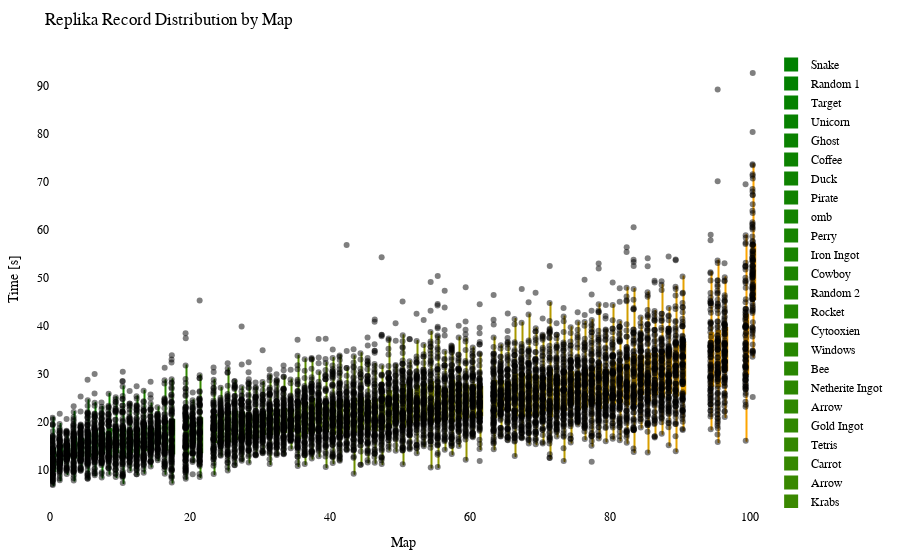

Notebook code cell kept with this figure:
### Code cell
import plotly.graph_objects as go
import plotly.io as pio
from matplotlib.colors import LinearSegmentedColormap, to_hex

df = getRecordsDataframe(minigame="Replika")

# sort df columns by mean value 
df = df.reindex(df.mean().sort_values().index, axis=1)

# drop sum column
df = df.drop(columns=["Sum"])

# replace 25 with NaN
df = df.replace(25, np.nan)

# remove "ms " from column names
df.columns = df.columns.str.replace('ms ', '')

# Exclude the first column (assuming it's the column you don't want to include)
df_to_html = df.iloc[:, 1:]

# Calculate the offset for centering the data points
num_columns = len(df_to_html.columns)
offset = 0.5

# Create a green to orange gradient
cmap = LinearSegmentedColormap.from_list("green_orange", ["green", "orange"])
colors = [to_hex(cmap(i / (num_columns - 1))) for i in range(num_columns)]

# Create a Swarm plot using Plotly
fig = go.Figure()

for i, (column, color) in enumerate(zip(df_to_html.columns, colors)):
    x_values = [i + offset] * len(df_to_html[column])  # Adjust x-values with offset for horizontal centering
    fig.add_trace(go.Box(x=x_values,
                         y=df_to_html[column],
                         name=column,
                         boxpoints='all',
                         pointpos=-0.5,  # Adjust point position to prevent overlapping
                         marker=dict(color='rgba(0,0,0,0.5)', size=6),  # Adjust marker color and size
                         line=dict(color=color),
                         fillcolor=color,
                         hovertext=df_to_html.index,
                         hoverinfo='name+text+y',
                         showlegend=True))

fig.update_layout(title="Replika Record Distribution by Map",
                  xaxis=dict(title="Map"),
                  yaxis=dict(title="Time [s]"),
                  showlegend=True,
                  font=dict(family="Arial", size=12, color="black"),  # Customize font
                  plot_bgcolor="white",  # Set background color
                  margin=dict(l=50, r=50, t=50, b=50),  # Adjust margins for better layout
                  )

# Show the figure
fig.show()

# Export the plot to an HTML file
pio.write_html(fig, "out/repl_swarm_plot.html")

### Figure 1 — Plotly figure (JSON) as saved in the notebook; plotly's stock layout.template omitted (floating-point values rounded to 4 significant figures; data arrays with more than 128 entries replaced by an {"elided": "..."} marker saying what was removed)
{"data": [{"boxpoints": "all", "fillcolor": "#008000", "hoverinfo": "name+text+y", "hovertext": {"elided": "146 str values"}, "line": {"color": "#008000"}, "marker": {"color": "rgba(0,0,0,0.5)", "size": 6}, "name": "Snake", "pointpos": -0.5, "showlegend": true, "type": "box", "x": {"elided": "146 float values"}, "y": {"elided": "146 float values"}}, {"boxpoints": "all", "fillcolor": "#028000", "hoverinfo": "name+text+y", "hovertext": {"elided": "146 str values"}, "line": {"color": "#028000"}, "marker": {"color": "rgba(0,0,0,0.5)", "size": 6}, "name": "Random 1", "pointpos": -0.5, "showlegend": true, "type": "box", "x": {"elided": "146 float values"}, "y": {"elided": "146 float values"}}, {"boxpoints": "all", "fillcolor": "#058100", "hoverinfo": "name+text+y", "hovertext": {"elided": "146 str values"}, "line": {"color": "#058100"}, "marker": {"color": "rgba(0,0,0,0.5)", "size": 6}, "name": "Target", "pointpos": -0.5, "showlegend": true, "type": "box", "x": {"elided": "146 float values"}, "y": {"elided": "146 float values"}}, {"boxpoints": "all", "fillcolor": "#078100", "hoverinfo": "name+text+y", "hovertext": {"elided": "146 str values"}, "line": {"color": "#078100"}, "marker": {"color": "rgba(0,0,0,0.5)", "size": 6}, "name": "Unicorn", "pointpos": -0.5, "showlegend": true, "type": "box", "x": {"elided": "146 float values"}, "y": {"elided": "146 float values"}}, {"boxpoints": "all", "fillcolor": "#0a8100", "hoverinfo": "name+text+y", "hovertext": {"elided": "146 str values"}, "line": {"color": "#0a8100"}, "marker": {"color": "rgba(0,0,0,0.5)", "size": 6}, "name": "Ghost", "pointpos": -0.5, "showlegend": true, "type": "box", "x": {"elided": "146 float values"}, "y": {"elided": "146 float values"}}, {"boxpoints": "all", "fillcolor": "#0c8200", "hoverinfo": "name+text+y", "hovertext": {"elided": "146 str values"}, "line": {"color": "#0c8200"}, "marker": {"color": "rgba(0,0,0,0.5)", "size": 6}, "name": "Coffee", "pointpos": -0.5, "showlegend": true, "type": "box", "x": {"elided": "146 float values"}, "y": {"elided": "146 float values"}}, {"boxpoints": "all", "fillcolor": "#0f8200", "hoverinfo": "name+text+y", "hovertext": {"elided": "146 str values"}, "line": {"color": "#0f8200"}, "marker": {"color": "rgba(0,0,0,0.5)", "size": 6}, "name": "Duck", "pointpos": -0.5, "showlegend": true, "type": "box", "x": {"elided": "146 float values"}, "y": {"elided": "146 float values"}}, {"boxpoints": "all", "fillcolor": "#118200", "hoverinfo": "name+text+y", "hovertext": {"elided": "146 str values"}, "line": {"color": "#118200"}, "marker": {"color": "rgba(0,0,0,0.5)", "size": 6}, "name": "Pirate", "pointpos": -0.5, "showlegend": true, "type": "box", "x": {"elided": "146 float values"}, "y": {"elided": "146 float values"}}, {"boxpoints": "all", "fillcolor": "#148300", "hoverinfo": "name+text+y", "hovertext": {"elided": "146 str values"}, "line": {"color": "#148300"}, "marker": {"color": "rgba(0,0,0,0.5)", "size": 6}, "name": "omb", "pointpos": -0.5, "showlegend": true, "type": "box", "x": {"elided": "146 float values"}, "y": {"elided": "146 float values"}}, {"boxpoints": "all", "fillcolor": "#178300", "hoverinfo": "name+text+y", "hovertext": {"elided": "146 str values"}, "line": {"color": "#178300"}, "marker": {"color": "rgba(0,0,0,0.5)", "size": 6}, "name": "Perry", "pointpos": -0.5, "showlegend": true, "type": "box", "x": {"elided": "146 float values"}, "y": {"elided": "146 float values"}}, {"boxpoints": "all", "fillcolor": "#198400", "hoverinfo": "name+text+y", "hovertext": {"elided": "146 str values"}, "line": {"color": "#198400"}, "marker": {"color": "rgba(0,0,0,0.5)", "size": 6}, "name": "Iron Ingot", "pointpos": -0.5, "showlegend": true, "type": "box", "x": {"elided": "146 float values"}, "y": {"elided": "146 float values"}}, {"boxpoints": "all", "fillcolor": "#1c8400", "hoverinfo": "name+text+y", "hovertext": {"elided": "146 str values"}, "line": {"color": "#1c8400"}, "marker": {"color": "rgba(0,0,0,0.5)", "size": 6}, "name": "Cowboy", "pointpos": -0.5, "showlegend": true, "type": "box", "x": {"elided": "146 float values"}, "y": {"elided": "146 float values"}}, {"boxpoints": "all", "fillcolor": "#1e8400", "hoverinfo": "name+text+y", "hovertext": {"elided": "146 str values"}, "line": {"color": "#1e8400"}, "marker": {"color": "rgba(0,0,0,0.5)", "size": 6}, "name": "Random 2", "pointpos": -0.5, "showlegend": true, "type": "box", "x": {"elided": "146 float values"}, "y": {"elided": "146 float values"}}, {"boxpoints": "all", "fillcolor": "#218500", "hoverinfo": "name+text+y", "hovertext": {"elided": "146 str values"}, "line": {"color": "#218500"}, "marker": {"color": "rgba(0,0,0,0.5)", "size": 6}, "name": "Rocket", "pointpos": -0.5, "showlegend": true, "type": "box", "x": {"elided": "146 float values"}, "y": {"elided": "146 float values"}}, {"boxpoints": "all", "fillcolor": "#238500", "hoverinfo": "name+text+y", "hovertext": {"elided": "146 str values"}, "line": {"color": "#238500"}, "marker": {"color": "rgba(0,0,0,0.5)", "size": 6}, "name": "Cytooxien", "pointpos": -0.5, "showlegend": true, "type": "box", "x": {"elided": "146 float values"}, "y": {"elided": "146 float values"}}, {"boxpoints": "all", "fillcolor": "#268600", "hoverinfo": "name+text+y", "hovertext": {"elided": "146 str values"}, "line": {"color": "#268600"}, "marker": {"color": "rgba(0,0,0,0.5)", "size": 6}, "name": "Windows", "pointpos": -0.5, "showlegend": true, "type": "box", "x": {"elided": "146 float values"}, "y": {"elided": "146 float values"}}, {"boxpoints": "all", "fillcolor": "#288600", "hoverinfo": "name+text+y", "hovertext": {"elided": "146 str values"}, "line": {"color": "#288600"}, "marker": {"color": "rgba(0,0,0,0.5)", "size": 6}, "name": "Bee", "pointpos": -0.5, "showlegend": true, "type": "box", "x": {"elided": "146 float values"}, "y": {"elided": "146 float values"}}, {"boxpoints": "all", "fillcolor": "#2b8600", "hoverinfo": "name+text+y", "hovertext": {"elided": "146 str values"}, "line": {"color": "#2b8600"}, "marker": {"color": "rgba(0,0,0,0.5)", "size": 6}, "name": "Netherite Ingot", "pointpos": -0.5, "showlegend": true, "type": "box", "x": {"elided": "146 float values"}, "y": {"elided": "146 float values"}}, {"boxpoints": "all", "fillcolor": "#2e8700", "hoverinfo": "name+text+y", "hovertext": {"elided": "146 str values"}, "line": {"color": "#2e8700"}, "marker": {"color": "rgba(0,0,0,0.5)", "size": 6}, "name": "Arrow", "pointpos": -0.5, "showlegend": true, "type": "box", "x": {"elided": "146 float values"}, "y": {"elided": "146x2 float values"}}, {"boxpoints": "all", "fillcolor": "#308700", "hoverinfo": "name+text+y", "hovertext": {"elided": "146 str values"}, "line": {"color": "#308700"}, "marker": {"color": "rgba(0,0,0,0.5)", "size": 6}, "name": "Gold Ingot", "pointpos": -0.5, "showlegend": true, "type": "box", "x": {"elided": "146 float values"}, "y": {"elided": "146 float values"}}, {"boxpoints": "all", "fillcolor": "#338700", "hoverinfo": "name+text+y", "hovertext": {"elided": "146 str values"}, "line": {"color": "#338700"}, "marker": {"color": "rgba(0,0,0,0.5)", "size": 6}, "name": "Tetris", "pointpos": -0.5, "showlegend": true, "type": "box", "x": {"elided": "146 float values"}, "y": {"elided": "146 float values"}}, {"boxpoints": "all", "fillcolor": "#358800", "hoverinfo": "name+text+y", "hovertext": {"elided": "146 str values"}, "line": {"color": "#358800"}, "marker": {"color": "rgba(0,0,0,0.5)", "size": 6}, "name": "Carrot", "pointpos": -0.5, "showlegend": true, "type": "box", "x": {"elided": "146 float values"}, "y": {"elided": "146 float values"}}, {"boxpoints": "all", "fillcolor": "#388800", "hoverinfo": "name+text+y", "hovertext": {"elided": "146 str values"}, "line": {"color": "#388800"}, "marker": {"color": "rgba(0,0,0,0.5)", "size": 6}, "name": "Arrow", "pointpos": -0.5, "showlegend": true, "type": "box", "x": {"elided": "146 float values"}, "y": {"elided": "146x2 float values"}}, {"boxpoints": "all", "fillcolor": "#3a8800", "hoverinfo": "name+text+y", "hovertext": {"elided": "146 str values"}, "line": {"color": "#3a8800"}, "marker": {"color": "rgba(0,0,0,0.5)", "size": 6}, "name": "Krabs", "pointpos": -0.5, "showlegend": true, "type": "box", "x": {"elided": "146 float values"}, "y": {"elided": "146 float values"}}, {"boxpoints": "all", "fillcolor": "#3d8900", "hoverinfo": "name+text+y", "hovertext": {"elided": "146 str values"}, "line": {"color": "#3d8900"}, "marker": {"color": "rgba(0,0,0,0.5)", "size": 6}, "name": "Cookie", "pointpos": -0.5, "showlegend": true, "type": "box", "x": {"elided": "146 float values"}, "y": {"elided": "146 float values"}}, {"boxpoints": "all", "fillcolor": "#408900", "hoverinfo": "name+text+y", "hovertext": {"elided": "146 str values"}, "line": {"color": "#408900"}, "marker": {"color": "rgba(0,0,0,0.5)", "size": 6}, "name": "Poppy", "pointpos": -0.5, "showlegend": true, "type": "box", "x": {"elided": "146 float values"}, "y": {"elided": "146 float values"}}, {"boxpoints": "all", "fillcolor": "#428a00", "hoverinfo": "name+text+y", "hovertext": {"elided": "146 str values"}, "line": {"color": "#428a00"}, "marker": {"color": "rgba(0,0,0,0.5)", "size": 6}, "name": "Pacman Ghost", "pointpos": -0.5, "showlegend": true, "type": "box", "x": {"elided": "146 float values"}, "y": {"elided": "146 float values"}}, {"boxpoints": "all", "fillcolor": "#458a00", "hoverinfo": "name+text+y", "hovertext": {"elided": "146 str values"}, "line": {"color": "#458a00"}, "marker": {"color": "rgba(0,0,0,0.5)", "size": 6}, "name": "Koopa", "pointpos": -0.5, "showlegend": true, "type": "box", "x": {"elided": "146 float values"}, "y": {"elided": "146 float values"}}, {"boxpoints": "all", "fillcolor": "#478a00", "hoverinfo": "name+text+y", "hovertext": {"elided": "146 str values"}, "line": {"color": "#478a00"}, "marker": {"color": "rgba(0,0,0,0.5)", "size": 6}, "name": "Water Temple", "pointpos": -0.5, "showlegend": true, "type": "box", "x": {"elided": "146 float values"}, "y": {"elided": "146 float values"}}, {"boxpoints": "all", "fillcolor": "#4a8b00", "hoverinfo": "name+text+y", "hovertext": {"elided": "146 str values"}, "line": {"color": "#4a8b00"}, "marker": {"color": "rgba(0,0,0,0.5)", "size": 6}, "name": "Twitch", "pointpos": -0.5, "showlegend": true, "type": "box", "x": {"elided": "146 float values"}, "y": {"elided": "146 float values"}}, {"boxpoints": "all", "fillcolor": "#4c8b00", "hoverinfo": "name+text+y", "hovertext": {"elided": "146 str values"}, "line": {"color": "#4c8b00"}, "marker": {"color": "rgba(0,0,0,0.5)", "size": 6}, "name": "Controller", "pointpos": -0.5, "showlegend": true, "type": "box", "x": {"elided": "146 float values"}, "y": {"elided": "146 float values"}}, {"boxpoints": "all", "fillcolor": "#4f8b00", "hoverinfo": "name+text+y", "hovertext": {"elided": "146 str values"}, "line": {"color": "#4f8b00"}, "marker": {"color": "rgba(0,0,0,0.5)", "size": 6}, "name": "Mario", "pointpos": -0.5, "showlegend": true, "type": "box", "x": {"elided": "146 float values"}, "y": {"elided": "146 float values"}}, {"boxpoints": "all", "fillcolor": "#518c00", "hoverinfo": "name+text+y", "hovertext": {"elided": "146 str values"}, "line": {"color": "#518c00"}, "marker": {"color": "rgba(0,0,0,0.5)", "size": 6}, "name": "Poke Ball", "pointpos": -0.5, "showlegend": true, "type": "box", "x": {"elided": "146 float values"}, "y": {"elided": "146 float values"}}, {"boxpoints": "all", "fillcolor": "#548c00", "hoverinfo": "name+text+y", "hovertext": {"elided": "146 str values"}, "line": {"color": "#548c00"}, "marker": {"color": "rgba(0,0,0,0.5)", "size": 6}, "name": "Diskette", "pointpos": -0.5, "showlegend": true, "type": "box", "x": {"elided": "146 float values"}, "y": {"elided": "146 float values"}}, {"boxpoints": "all", "fillcolor": "#578d00", "hoverinfo": "name+text+y", "hovertext": {"elided": "146 str values"}, "line": {"color": "#578d00"}, "marker": {"color": "rgba(0,0,0,0.5)", "size": 6}, "name": "Camera", "pointpos": -0.5, "showlegend": true, "type": "box", "x": {"elided": "146 float values"}, "y": {"elided": "146 float values"}}, {"boxpoints": "all", "fillcolor": "#598d00", "hoverinfo": "name+text+y", "hovertext": {"elided": "146 str values"}, "line": {"color": "#598d00"}, "marker": {"color": "rgba(0,0,0,0.5)", "size": 6}, "name": "House", "pointpos": -0.5, "showlegend": true, "type": "box", "x": {"elided": "146 float values"}, "y": {"elided": "146 float values"}}, {"boxpoints": "all", "fillcolor": "#5c8d00", "hoverinfo": "name+text+y", "hovertext": {"elided": "146 str values"}, "line": {"color": "#5c8d00"}, "marker": {"color": "rgba(0,0,0,0.5)", "size": 6}, "name": "Caterpie", "pointpos": -0.5, "showlegend": true, "type": "box", "x": {"elided": "146 float values"}, "y": {"elided": "146 float values"}}, {"boxpoints": "all", "fillcolor": "#5e8e00", "hoverinfo": "name+text+y", "hovertext": {"elided": "146 str values"}, "line": {"color": "#5e8e00"}, "marker": {"color": "rgba(0,0,0,0.5)", "size": 6}, "name": "YouTube", "pointpos": -0.5, "showlegend": true, "type": "box", "x": {"elided": "146 float values"}, "y": {"elided": "146 float values"}}, {"boxpoints": "all", "fillcolor": "#618e00", "hoverinfo": "name+text+y", "hovertext": {"elided": "146 str values"}, "line": {"color": "#618e00"}, "marker": {"color": "rgba(0,0,0,0.5)", "size": 6}, "name": "Parrot", "pointpos": -0.5, "showlegend": true, "type": "box", "x": {"elided": "146 float values"}, "y": {"elided": "146 float values"}}, {"boxpoints": "all", "fillcolor": "#638e00", "hoverinfo": "name+text+y", "hovertext": {"elided": "146 str values"}, "line": {"color": "#638e00"}, "marker": {"color": "rgba(0,0,0,0.5)", "size": 6}, "name": "Baby Yoda", "pointpos": -0.5, "showlegend": true, "type": "box", "x": {"elided": "146 float values"}, "y": {"elided": "146 float values"}}, {"boxpoints": "all", "fillcolor": "#668f00", "hoverinfo": "name+text+y", "hovertext": {"elided": "146 str values"}, "line": {"color": "#668f00"}, "marker": {"color": "rgba(0,0,0,0.5)", "size": 6}, "name": "Sonic", "pointpos": -0.5, "showlegend": true, "type": "box", "x": {"elided": "146 float values"}, "y": {"elided": "146 float values"}}, {"boxpoints": "all", "fillcolor": "#688f00", "hoverinfo": "name+text+y", "hovertext": {"elided": "146 str values"}, "line": {"color": "#688f00"}, "marker": {"color": "rgba(0,0,0,0.5)", "size": 6}, "name": "Chicken", "pointpos": -0.5, "showlegend": true, "type": "box", "x": {"elided": "146 float values"}, "y": {"elided": "146 float values"}}, {"boxpoints": "all", "fillcolor": "#6b9000", "hoverinfo": "name+text+y", "hovertext": {"elided": "146 str values"}, "line": {"color": "#6b9000"}, "marker": {"color": "rgba(0,0,0,0.5)", "size": 6}, "name": "Twitter", "pointpos": -0.5, "showlegend": true, "type": "box", "x": {"elided": "146 float values"}, "y": {"elided": "146 float values"}}, {"boxpoints": "all", "fillcolor": "#6e9000", "hoverinfo": "name+text+y", "hovertext": {"elided": "146 str values"}, "line": {"color": "#6e9000"}, "marker": {"color": "rgba(0,0,0,0.5)", "size": 6}, "name": "Excavator", "pointpos": -0.5, "showlegend": true, "type": "box", "x": {"elided": "146 float values"}, "y": {"elided": "146 float values"}}, {"boxpoints": "all", "fillcolor": "#709000", "hoverinfo": "name+text+y", "hovertext": {"elided": "146 str values"}, "line": {"color": "#709000"}, "marker": {"color": "rgba(0,0,0,0.5)", "size": 6}, "name": "Fox", "pointpos": -0.5, "showlegend": true, "type": "box", "x": {"elided": "146 float values"}, "y": {"elided": "146 float values"}}, {"boxpoints": "all", "fillcolor": "#739100", "hoverinfo": "name+text+y", "hovertext": {"elided": "146 str values"}, "line": {"color": "#739100"}, "marker": {"color": "rgba(0,0,0,0.5)", "size": 6}, "name": "of Meat", "pointpos": -0.5, "showlegend": true, "type": "box", "x": {"elided": "146 float values"}, "y": {"elided": "146 float values"}}, {"boxpoints": "all", "fillcolor": "#759100", "hoverinfo": "name+text+y", "hovertext": {"elided": "146 str values"}, "line": {"color": "#759100"}, "marker": {"color": "rgba(0,0,0,0.5)", "size": 6}, "name": "Frog", "pointpos": -0.5, "showlegend": true, "type": "box", "x": {"elided": "146 float values"}, "y": {"elided": "146 float values"}}, {"boxpoints": "all", "fillcolor": "#789100", "hoverinfo": "name+text+y", "hovertext": {"elided": "146 str values"}, "line": {"color": "#789100"}, "marker": {"color": "rgba(0,0,0,0.5)", "size": 6}, "name": "Egg", "pointpos": -0.5, "showlegend": true, "type": "box", "x": {"elided": "146 float values"}, "y": {"elided": "146 float values"}}, {"boxpoints": "all", "fillcolor": "#7a9200", "hoverinfo": "name+text+y", "hovertext": {"elided": "146 str values"}, "line": {"color": "#7a9200"}, "marker": {"color": "rgba(0,0,0,0.5)", "size": 6}, "name": "Tree", "pointpos": -0.5, "showlegend": true, "type": "box", "x": {"elided": "146 float values"}, "y": {"elided": "146 float values"}}, {"boxpoints": "all", "fillcolor": "#7d9200", "hoverinfo": "name+text+y", "hovertext": {"elided": "146 str values"}, "line": {"color": "#7d9200"}, "marker": {"color": "rgba(0,0,0,0.5)", "size": 6}, "name": "Thinking 2", "pointpos": -0.5, "showlegend": true, "type": "box", "x": {"elided": "146 float values"}, "y": {"elided": "146 float values"}}, {"boxpoints": "all", "fillcolor": "#809300", "hoverinfo": "name+text+y", "hovertext": {"elided": "146 str values"}, "line": {"color": "#809300"}, "marker": {"color": "rgba(0,0,0,0.5)", "size": 6}, "name": "The Sea", "pointpos": -0.5, "showlegend": true, "type": "box", "x": {"elided": "146 float values"}, "y": {"elided": "146 float values"}}, {"boxpoints": "all", "fillcolor": "#829300", "hoverinfo": "name+text+y", "hovertext": {"elided": "146 str values"}, "line": {"color": "#829300"}, "marker": {"color": "rgba(0,0,0,0.5)", "size": 6}, "name": "Thinking", "pointpos": -0.5, "showlegend": true, "type": "box", "x": {"elided": "146 float values"}, "y": {"elided": "146 float values"}}, {"boxpoints": "all", "fillcolor": "#859300", "hoverinfo": "name+text+y", "hovertext": {"elided": "146 str values"}, "line": {"color": "#859300"}, "marker": {"color": "rgba(0,0,0,0.5)", "size": 6}, "name": "ppHop 2", "pointpos": -0.5, "showlegend": true, "type": "box", "x": {"elided": "146 float values"}, "y": {"elided": "146 float values"}}, {"boxpoints": "all", "fillcolor": "#879400", "hoverinfo": "name+text+y", "hovertext": {"elided": "146 str values"}, "line": {"color": "#879400"}, "marker": {"color": "rgba(0,0,0,0.5)", "size": 6}, "name": "Heart", "pointpos": -0.5, "showlegend": true, "type": "box", "x": {"elided": "146 float values"}, "y": {"elided": "146 float values"}}, {"boxpoints": "all", "fillcolor": "#8a9400", "hoverinfo": "name+text+y", "hovertext": {"elided": "146 str values"}, "line": {"color": "#8a9400"}, "marker": {"color": "rgba(0,0,0,0.5)", "size": 6}, "name": "Sheep", "pointpos": -0.5, "showlegend": true, "type": "box", "x": {"elided": "146 float values"}, "y": {"elided": "146 float values"}}, {"boxpoints": "all", "fillcolor": "#8c9400", "hoverinfo": "name+text+y", "hovertext": {"elided": "146 str values"}, "line": {"color": "#8c9400"}, "marker": {"color": "rgba(0,0,0,0.5)", "size": 6}, "name": "Pizza", "pointpos": -0.5, "showlegend": true, "type": "box", "x": {"elided": "146 float values"}, "y": {"elided": "146 float values"}}, {"boxpoints": "all", "fillcolor": "#8f9500", "hoverinfo": "name+text+y", "hovertext": {"elided": "146 str values"}, "line": {"color": "#8f9500"}, "marker": {"color": "rgba(0,0,0,0.5)", "size": 6}, "name": "Up", "pointpos": -0.5, "showlegend": true, "type": "box", "x": {"elided": "146 float values"}, "y": {"elided": "146 float values"}}, {"boxpoints": "all", "fillcolor": "#919500", "hoverinfo": "name+text+y", "hovertext": {"elided": "146 str values"}, "line": {"color": "#919500"}, "marker": {"color": "rgba(0,0,0,0.5)", "size": 6}, "name": "French Fries", "pointpos": -0.5, "showlegend": true, "type": "box", "x": {"elided": "146 float values"}, "y": {"elided": "146 float values"}}, {"boxpoints": "all", "fillcolor": "#949500", "hoverinfo": "name+text+y", "hovertext": {"elided": "146 str values"}, "line": {"color": "#949500"}, "marker": {"color": "rgba(0,0,0,0.5)", "size": 6}, "name": "Skeleton", "pointpos": -0.5, "showlegend": true, "type": "box", "x": {"elided": "146 float values"}, "y": {"elided": "146 float values"}}, {"boxpoints": "all", "fillcolor": "#979600", "hoverinfo": "name+text+y", "hovertext": {"elided": "146 str values"}, "line": {"color": "#979600"}, "marker": {"color": "rgba(0,0,0,0.5)", "size": 6}, "name": "Cherry", "pointpos": -0.5, "showlegend": true, "type": "box", "x": {"elided": "146 float values"}, "y": {"elided": "146 float values"}}, {"boxpoints": "all", "fillcolor": "#999600", "hoverinfo": "name+text+y", "hovertext": {"elided": "146 str values"}, "line": {"color": "#999600"}, "marker": {"color": "rgba(0,0,0,0.5)", "size": 6}, "name": "Among Us", "pointpos": -0.5, "showlegend": true, "type": "box", "x": {"elided": "146 float values"}, "y": {"elided": "146 float values"}}, {"boxpoints": "all", "fillcolor": "#9c9700", "hoverinfo": "name+text+y", "hovertext": {"elided": "146 str values"}, "line": {"color": "#9c9700"}, "marker": {"color": "rgba(0,0,0,0.5)", "size": 6}, "name": "Mountain", "pointpos": -0.5, "showlegend": true, "type": "box", "x": {"elided": "146 float values"}, "y": {"elided": "146 float values"}}, {"boxpoints": "all", "fillcolor": "#9e9700", "hoverinfo": "name+text+y", "hovertext": {"elided": "146 str values"}, "line": {"color": "#9e9700"}, "marker": {"color": "rgba(0,0,0,0.5)", "size": 6}, "name": "Cow", "pointpos": -0.5, "showlegend": true, "type": "box", "x": {"elided": "146 float values"}, "y": {"elided": "146x2 float values"}}, {"boxpoints": "all", "fillcolor": "#a19700", "hoverinfo": "name+text+y", "hovertext": {"elided": "146 str values"}, "line": {"color": "#a19700"}, "marker": {"color": "rgba(0,0,0,0.5)", "size": 6}, "name": "Wizard", "pointpos": -0.5, "showlegend": true, "type": "box", "x": {"elided": "146 float values"}, "y": {"elided": "146 float values"}}, {"boxpoints": "all", "fillcolor": "#a39800", "hoverinfo": "name+text+y", "hovertext": {"elided": "146 str values"}, "line": {"color": "#a39800"}, "marker": {"color": "rgba(0,0,0,0.5)", "size": 6}, "name": "Blue Monster", "pointpos": -0.5, "showlegend": true, "type": "box", "x": {"elided": "146 float values"}, "y": {"elided": "146 float values"}}, {"boxpoints": "all", "fillcolor": "#a69800", "hoverinfo": "name+text+y", "hovertext": {"elided": "146 str values"}, "line": {"color": "#a69800"}, "marker": {"color": "rgba(0,0,0,0.5)", "size": 6}, "name": "Hourglass", "pointpos": -0.5, "showlegend": true, "type": "box", "x": {"elided": "146 float values"}, "y": {"elided": "146 float values"}}, {"boxpoints": "all", "fillcolor": "#a89800", "hoverinfo": "name+text+y", "hovertext": {"elided": "146 str values"}, "line": {"color": "#a89800"}, "marker": {"color": "rgba(0,0,0,0.5)", "size": 6}, "name": "Eevee", "pointpos": -0.5, "showlegend": true, "type": "box", "x": {"elided": "146 float values"}, "y": {"elided": "146 float values"}}, {"boxpoints": "all", "fillcolor": "#ab9900", "hoverinfo": "name+text+y", "hovertext": {"elided": "146 str values"}, "line": {"color": "#ab9900"}, "marker": {"color": "rgba(0,0,0,0.5)", "size": 6}, "name": "Galaxian Alien", "pointpos": -0.5, "showlegend": true, "type": "box", "x": {"elided": "146 float values"}, "y": {"elided": "146 float values"}}, {"boxpoints": "all", "fillcolor": "#ae9900", "hoverinfo": "name+text+y", "hovertext": {"elided": "146 str values"}, "line": {"color": "#ae9900"}, "marker": {"color": "rgba(0,0,0,0.5)", "size": 6}, "name": "Zombie", "pointpos": -0.5, "showlegend": true, "type": "box", "x": {"elided": "146 float values"}, "y": {"elided": "146 float values"}}, {"boxpoints": "all", "fillcolor": "#b09a00", "hoverinfo": "name+text+y", "hovertext": {"elided": "146 str values"}, "line": {"color": "#b09a00"}, "marker": {"color": "rgba(0,0,0,0.5)", "size": 6}, "name": "ppHop 1", "pointpos": -0.5, "showlegend": true, "type": "box", "x": {"elided": "146 float values"}, "y": {"elided": "146 float values"}}, {"boxpoints": "all", "fillcolor": "#b39a00", "hoverinfo": "name+text+y", "hovertext": {"elided": "146 str values"}, "line": {"color": "#b39a00"}, "marker": {"color": "rgba(0,0,0,0.5)", "size": 6}, "name": "Spider", "pointpos": -0.5, "showlegend": true, "type": "box", "x": {"elided": "146 float values"}, "y": {"elided": "146 float values"}}, {"boxpoints": "all", "fillcolor": "#b59a00", "hoverinfo": "name+text+y", "hovertext": {"elided": "146 str values"}, "line": {"color": "#b59a00"}, "marker": {"color": "rgba(0,0,0,0.5)", "size": 6}, "name": "Penguin", "pointpos": -0.5, "showlegend": true, "type": "box", "x": {"elided": "146 float values"}, "y": {"elided": "146 float values"}}, {"boxpoints": "all", "fillcolor": "#b89b00", "hoverinfo": "name+text+y", "hovertext": {"elided": "146 str values"}, "line": {"color": "#b89b00"}, "marker": {"color": "rgba(0,0,0,0.5)", "size": 6}, "name": "Turtle", "pointpos": -0.5, "showlegend": true, "type": "box", "x": {"elided": "146 float values"}, "y": {"elided": "146 float values"}}, {"boxpoints": "all", "fillcolor": "#ba9b00", "hoverinfo": "name+text+y", "hovertext": {"elided": "146 str values"}, "line": {"color": "#ba9b00"}, "marker": {"color": "rgba(0,0,0,0.5)", "size": 6}, "name": "Mouse", "pointpos": -0.5, "showlegend": true, "type": "box", "x": {"elided": "146 float values"}, "y": {"elided": "146 float values"}}, {"boxpoints": "all", "fillcolor": "#bd9b00", "hoverinfo": "name+text+y", "hovertext": {"elided": "146 str values"}, "line": {"color": "#bd9b00"}, "marker": {"color": "rgba(0,0,0,0.5)", "size": 6}, "name": "Slime", "pointpos": -0.5, "showlegend": true, "type": "box", "x": {"elided": "146 float values"}, "y": {"elided": "146 float values"}}, {"boxpoints": "all", "fillcolor": "#c09c00", "hoverinfo": "name+text+y", "hovertext": {"elided": "146 str values"}, "line": {"color": "#c09c00"}, "marker": {"color": "rgba(0,0,0,0.5)", "size": 6}, "name": "Instagram", "pointpos": -0.5, "showlegend": true, "type": "box", "x": {"elided": "146 float values"}, "y": {"elided": "146 float values"}}, {"boxpoints": "all", "fillcolor": "#c29c00", "hoverinfo": "name+text+y", "hovertext": {"elided": "146 str values"}, "line": {"color": "#c29c00"}, "marker": {"color": "rgba(0,0,0,0.5)", "size": 6}, "name": "muss los", "pointpos": -0.5, "showlegend": true, "type": "box", "x": {"elided": "146 float values"}, "y": {"elided": "146 float values"}}, {"boxpoints": "all", "fillcolor": "#c59d00", "hoverinfo": "name+text+y", "hovertext": {"elided": "146 str values"}, "line": {"color": "#c59d00"}, "marker": {"color": "rgba(0,0,0,0.5)", "size": 6}, "name": "Skeleton Skull", "pointpos": -0.5, "showlegend": true, "type": "box", "x": {"elided": "146 float values"}, "y": {"elided": "146 float values"}}, {"boxpoints": "all", "fillcolor": "#c79d00", "hoverinfo": "name+text+y", "hovertext": {"elided": "146 str values"}, "line": {"color": "#c79d00"}, "marker": {"color": "rgba(0,0,0,0.5)", "size": 6}, "name": "Blinky", "pointpos": -0.5, "showlegend": true, "type": "box", "x": {"elided": "146 float values"}, "y": {"elided": "146 float values"}}, {"boxpoints": "all", "fillcolor": "#ca9d00", "hoverinfo": "name+text+y", "hovertext": {"elided": "146 str values"}, "line": {"color": "#ca9d00"}, "marker": {"color": "rgba(0,0,0,0.5)", "size": 6}, "name": "Charizard", "pointpos": -0.5, "showlegend": true, "type": "box", "x": {"elided": "146 float values"}, "y": {"elided": "146 float values"}}, {"boxpoints": "all", "fillcolor": "#cc9e00", "hoverinfo": "name+text+y", "hovertext": {"elided": "146 str values"}, "line": {"color": "#cc9e00"}, "marker": {"color": "rgba(0,0,0,0.5)", "size": 6}, "name": "Cake", "pointpos": -0.5, "showlegend": true, "type": "box", "x": {"elided": "146 float values"}, "y": {"elided": "146 float values"}}, {"boxpoints": "all", "fillcolor": "#cf9e00", "hoverinfo": "name+text+y", "hovertext": {"elided": "146 str values"}, "line": {"color": "#cf9e00"}, "marker": {"color": "rgba(0,0,0,0.5)", "size": 6}, "name": "Globe", "pointpos": -0.5, "showlegend": true, "type": "box", "x": {"elided": "146 float values"}, "y": {"elided": "146 float values"}}, {"boxpoints": "all", "fillcolor": "#d19e00", "hoverinfo": "name+text+y", "hovertext": {"elided": "146 str values"}, "line": {"color": "#d19e00"}, "marker": {"color": "rgba(0,0,0,0.5)", "size": 6}, "name": "Princess", "pointpos": -0.5, "showlegend": true, "type": "box", "x": {"elided": "146 float values"}, "y": {"elided": "146 float values"}}, {"boxpoints": "all", "fillcolor": "#d49f00", "hoverinfo": "name+text+y", "hovertext": {"elided": "146 str values"}, "line": {"color": "#d49f00"}, "marker": {"color": "rgba(0,0,0,0.5)", "size": 6}, "name": "Apple", "pointpos": -0.5, "showlegend": true, "type": "box", "x": {"elided": "146 float values"}, "y": {"elided": "146 float values"}}, {"boxpoints": "all", "fillcolor": "#d79f00", "hoverinfo": "name+text+y", "hovertext": {"elided": "146 str values"}, "line": {"color": "#d79f00"}, "marker": {"color": "rgba(0,0,0,0.5)", "size": 6}, "name": "TNT", "pointpos": -0.5, "showlegend": true, "type": "box", "x": {"elided": "146 float values"}, "y": {"elided": "146 float values"}}, {"boxpoints": "all", "fillcolor": "#d99f00", "hoverinfo": "name+text+y", "hovertext": {"elided": "146 str values"}, "line": {"color": "#d99f00"}, "marker": {"color": "rgba(0,0,0,0.5)", "size": 6}, "name": "Kitty", "pointpos": -0.5, "showlegend": true, "type": "box", "x": {"elided": "146 float values"}, "y": {"elided": "146 float values"}}, {"boxpoints": "all", "fillcolor": "#dca000", "hoverinfo": "name+text+y", "hovertext": {"elided": "146 str values"}, "line": {"color": "#dca000"}, "marker": {"color": "rgba(0,0,0,0.5)", "size": 6}, "name": "Smurf", "pointpos": -0.5, "showlegend": true, "type": "box", "x": {"elided": "146 float values"}, "y": {"elided": "146 float values"}}, {"boxpoints": "all", "fillcolor": "#dea000", "hoverinfo": "name+text+y", "hovertext": {"elided": "146 str values"}, "line": {"color": "#dea000"}, "marker": {"color": "rgba(0,0,0,0.5)", "size": 6}, "name": "Mooshroom", "pointpos": -0.5, "showlegend": true, "type": "box", "x": {"elided": "146 float values"}, "y": {"elided": "146 float values"}}, {"boxpoints": "all", "fillcolor": "#e1a100", "hoverinfo": "name+text+y", "hovertext": {"elided": "146 str values"}, "line": {"color": "#e1a100"}, "marker": {"color": "rgba(0,0,0,0.5)", "size": 6}, "name": "Robin Hood", "pointpos": -0.5, "showlegend": true, "type": "box", "x": {"elided": "146 float values"}, "y": {"elided": "146 float values"}}, {"boxpoints": "all", "fillcolor": "#e3a100", "hoverinfo": "name+text+y", "hovertext": {"elided": "146 str values"}, "line": {"color": "#e3a100"}, "marker": {"color": "rgba(0,0,0,0.5)", "size": 6}, "name": "Toad", "pointpos": -0.5, "showlegend": true, "type": "box", "x": {"elided": "146 float values"}, "y": {"elided": "146 float values"}}, {"boxpoints": "all", "fillcolor": "#e6a100", "hoverinfo": "name+text+y", "hovertext": {"elided": "146 str values"}, "line": {"color": "#e6a100"}, "marker": {"color": "rgba(0,0,0,0.5)", "size": 6}, "name": "Guardian", "pointpos": -0.5, "showlegend": true, "type": "box", "x": {"elided": "146 float values"}, "y": {"elided": "146 float values"}}, {"boxpoints": "all", "fillcolor": "#e8a200", "hoverinfo": "name+text+y", "hovertext": {"elided": "146 str values"}, "line": {"color": "#e8a200"}, "marker": {"color": "rgba(0,0,0,0.5)", "size": 6}, "name": "Cow", "pointpos": -0.5, "showlegend": true, "type": "box", "x": {"elided": "146 float values"}, "y": {"elided": "146x2 float values"}}, {"boxpoints": "all", "fillcolor": "#eba200", "hoverinfo": "name+text+y", "hovertext": {"elided": "146 str values"}, "line": {"color": "#eba200"}, "marker": {"color": "rgba(0,0,0,0.5)", "size": 6}, "name": "Doge", "pointpos": -0.5, "showlegend": true, "type": "box", "x": {"elided": "146 float values"}, "y": {"elided": "146x2 float values"}}, {"boxpoints": "all", "fillcolor": "#eea300", "hoverinfo": "name+text+y", "hovertext": {"elided": "146 str values"}, "line": {"color": "#eea300"}, "marker": {"color": "rgba(0,0,0,0.5)", "size": 6}, "name": "Doge", "pointpos": -0.5, "showlegend": true, "type": "box", "x": {"elided": "146 float values"}, "y": {"elided": "146x2 float values"}}, {"boxpoints": "all", "fillcolor": "#f0a300", "hoverinfo": "name+text+y", "hovertext": {"elided": "146 str values"}, "line": {"color": "#f0a300"}, "marker": {"color": "rgba(0,0,0,0.5)", "size": 6}, "name": "Kirby", "pointpos": -0.5, "showlegend": true, "type": "box", "x": {"elided": "146 float values"}, "y": {"elided": "146 float values"}}, {"boxpoints": "all", "fillcolor": "#f3a300", "hoverinfo": "name+text+y", "hovertext": {"elided": "146 str values"}, "line": {"color": "#f3a300"}, "marker": {"color": "rgba(0,0,0,0.5)", "size": 6}, "name": "Ender Pearl", "pointpos": -0.5, "showlegend": true, "type": "box", "x": {"elided": "146 float values"}, "y": {"elided": "146 float values"}}, {"boxpoints": "all", "fillcolor": "#f5a400", "hoverinfo": "name+text+y", "hovertext": {"elided": "146 str values"}, "line": {"color": "#f5a400"}, "marker": {"color": "rgba(0,0,0,0.5)", "size": 6}, "name": "Piranha Plant", "pointpos": -0.5, "showlegend": true, "type": "box", "x": {"elided": "146 float values"}, "y": {"elided": "146 float values"}}, {"boxpoints": "all", "fillcolor": "#f8a400", "hoverinfo": "name+text+y", "hovertext": {"elided": "146 str values"}, "line": {"color": "#f8a400"}, "marker": {"color": "rgba(0,0,0,0.5)", "size": 6}, "name": "Deadpool", "pointpos": -0.5, "showlegend": true, "type": "box", "x": {"elided": "146 float values"}, "y": {"elided": "146x2 float values"}}, {"boxpoints": "all", "fillcolor": "#faa400", "hoverinfo": "name+text+y", "hovertext": {"elided": "146 str values"}, "line": {"color": "#faa400"}, "marker": {"color": "rgba(0,0,0,0.5)", "size": 6}, "name": "Deadpool", "pointpos": -0.5, "showlegend": true, "type": "box", "x": {"elided": "146 float values"}, "y": {"elided": "146x2 float values"}}, {"boxpoints": "all", "fillcolor": "#fda500", "hoverinfo": "name+text+y", "hovertext": {"elided": "146 str values"}, "line": {"color": "#fda500"}, "marker": {"color": "rgba(0,0,0,0.5)", "size": 6}, "name": "Pikachu", "pointpos": -0.5, "showlegend": true, "type": "box", "x": {"elided": "146 float values"}, "y": {"elided": "146 float values"}}, {"boxpoints": "all", "fillcolor": "#ffa500", "hoverinfo": "name+text+y", "hovertext": {"elided": "146 str values"}, "line": {"color": "#ffa500"}, "marker": {"color": "rgba(0,0,0,0.5)", "size": 6}, "name": "Creeper", "pointpos": -0.5, "showlegend": true, "type": "box", "x": {"elided": "146 float values"}, "y": {"elided": "146 float values"}}], "layout": {"font": {"color": "black", "family": "Arial", "size": 12}, "margin": {"b": 50, "l": 50, "r": 50, "t": 50}, "plot_bgcolor": "white", "showlegend": true, "title": {"text": "Replika Record Distribution by Map"}, "xaxis": {"title": {"text": "Map"}}, "yaxis": {"title": {"text": "Time [s]"}}}}
